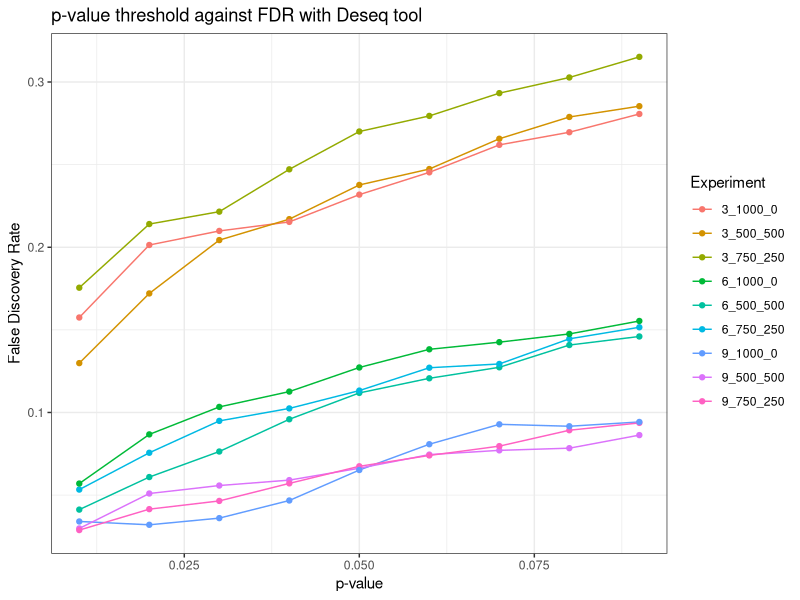
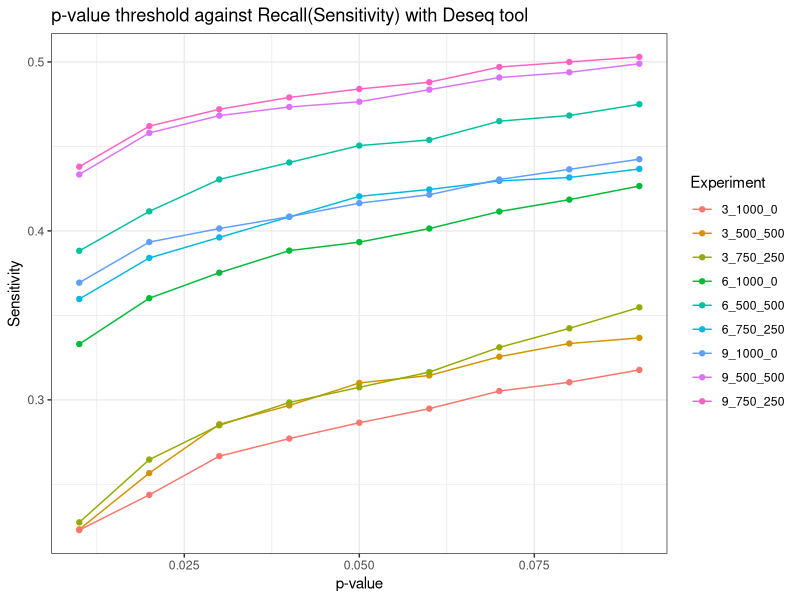
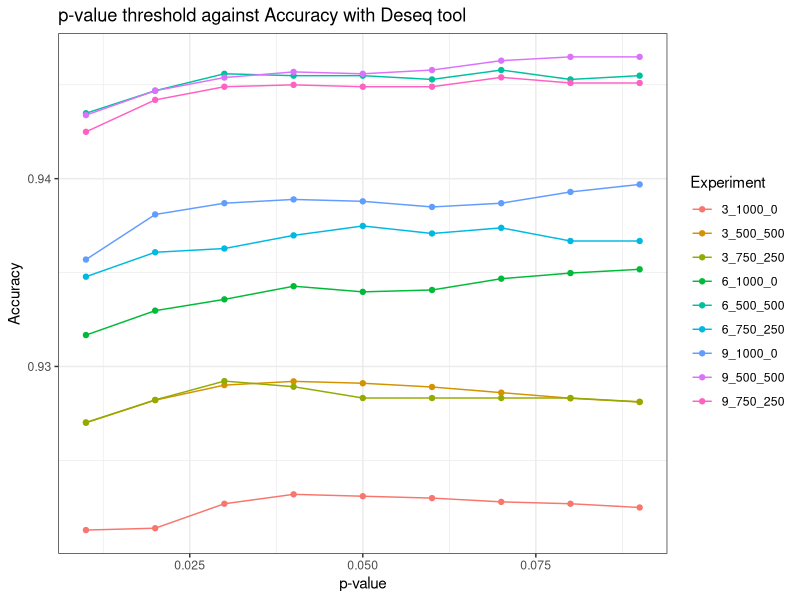
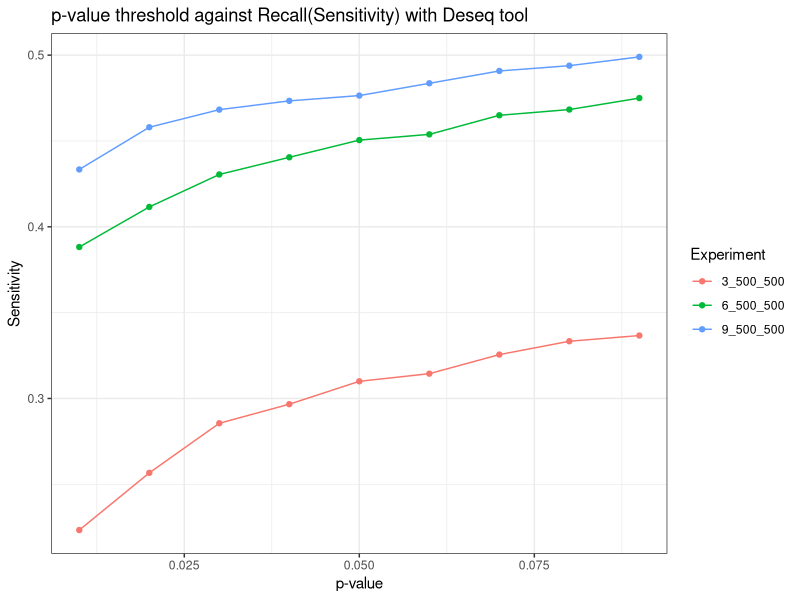
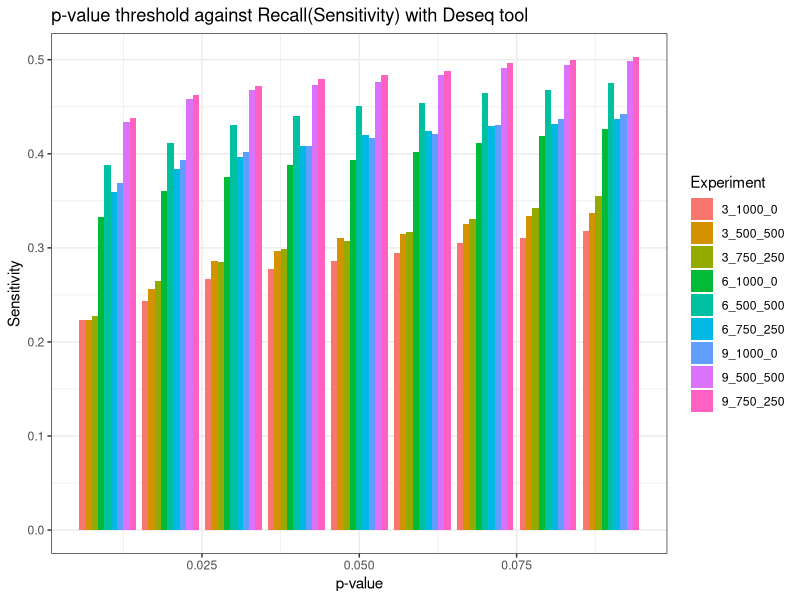

These charts were generated, in order, by the following R code:
library(ggplot2)

# List of file paths

threshold_deseq_data <- read.csv("Working Directory/Output/Threshold_deseq.csv", header = TRUE)

#q-value threshold against FDR
p_fdr <- ggplot(threshold_deseq_data, aes(x = Threshold, y = FDR, group = Experiment, color = Experiment)) +
  geom_line() +
  geom_point() +
  labs(title = "p-value threshold against FDR with Deseq tool", x = "p-value", y = "False Discovery Rate") +
  theme_bw() 
ggsave(filename = "Working Directory/Output/Images/Threshold_FDR_Deseq_Plot.png", plot = p_fdr, width = 6, height = 6)

#q-value threshold against Recall(Sensitivity)
p_rec <- ggplot(threshold_deseq_data, aes(x = Threshold, y = Recall, group = Experiment, color = Experiment)) +
  geom_line() +
  geom_point() +
  labs(title = "p-value threshold against Recall(Sensitivity) with Deseq tool", x = "p-value", y = "Sensitivity") +
  theme_bw() 
ggsave(filename = "Working Directory/Output/Images/Threshold_Recall_Deseq_Plot.png", plot = p_rec, width = 6, height = 6)

#q-value threshold against Accuracy
p_acc <- ggplot(threshold_deseq_data, aes(x = Threshold, y = Accuracy, group = Experiment, color = Experiment)) +
  geom_line() +
  geom_point() +
  labs(title = "p-value threshold against Accuracy with Deseq tool", x = "p-value", y = "Accuracy") +
  theme_bw() 
ggsave(filename = "Working Directory/Output/Images/Threshold_Accuracy_Deseq_Plot.png", plot = p_acc, width = 6, height = 6)


#Check sensitivity of sample size vs threshold impact
filtered_df_500_500 <- subset(threshold_deseq_data, Experiment %in% c("3_500_500", "6_500_500", "9_500_500"))
p_sen <- ggplot(filtered_df_500_500, aes(x = Threshold, y = Recall, group = Experiment, color = Experiment)) +
  geom_line() +
  geom_point() +
  labs(title = "p-value threshold against Recall(Sensitivity) with Deseq tool", x = "p-value", y = "Sensitivity") +
  theme_bw() 
ggsave(filename = "Working Directory/Output/Images/Threshold_Recall_Deseq_Plot_3_6_9_500_500.png", plot = p_sen, width = 6, height = 6)


#q-value threshold against Recall bar graph
p_bar <- ggplot(threshold_deseq_data, aes(x = Threshold, y = Recall, fill = Experiment)) +
  geom_bar(stat = "identity", position = "dodge") +
  theme_bw() +
  labs(title = "p-value threshold against Recall(Sensitivity) with Deseq tool", x = "p-value", y = "Sensitivity")
ggsave(filename = "Working Directory/Output/Images/Threshold_Recall_Deseq_Bar_Plot.png", plot = p_bar, width = 10, height = 10)
